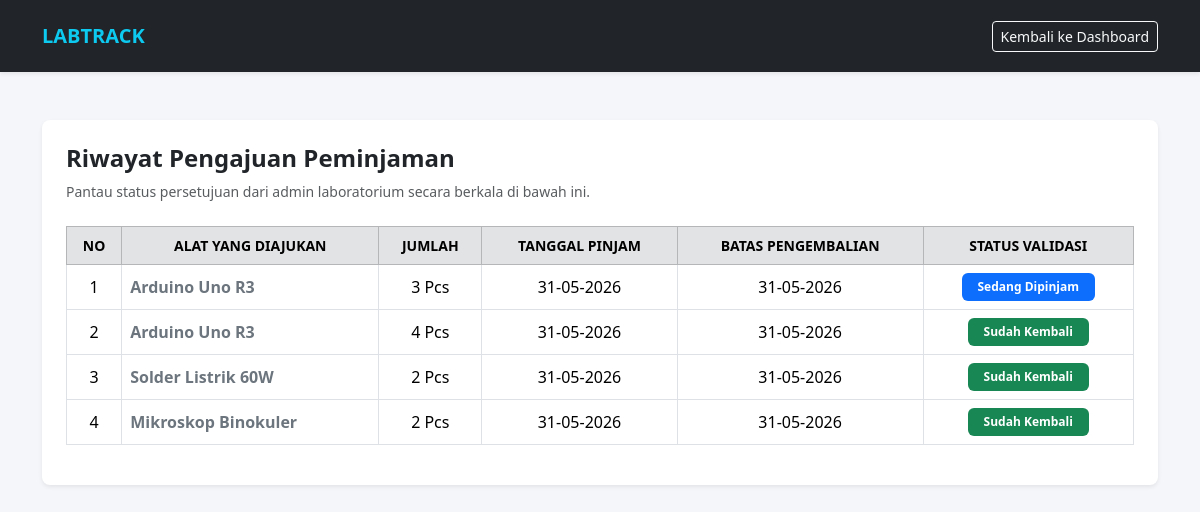
Before: /riwayat.php (signed in) with the older database file.
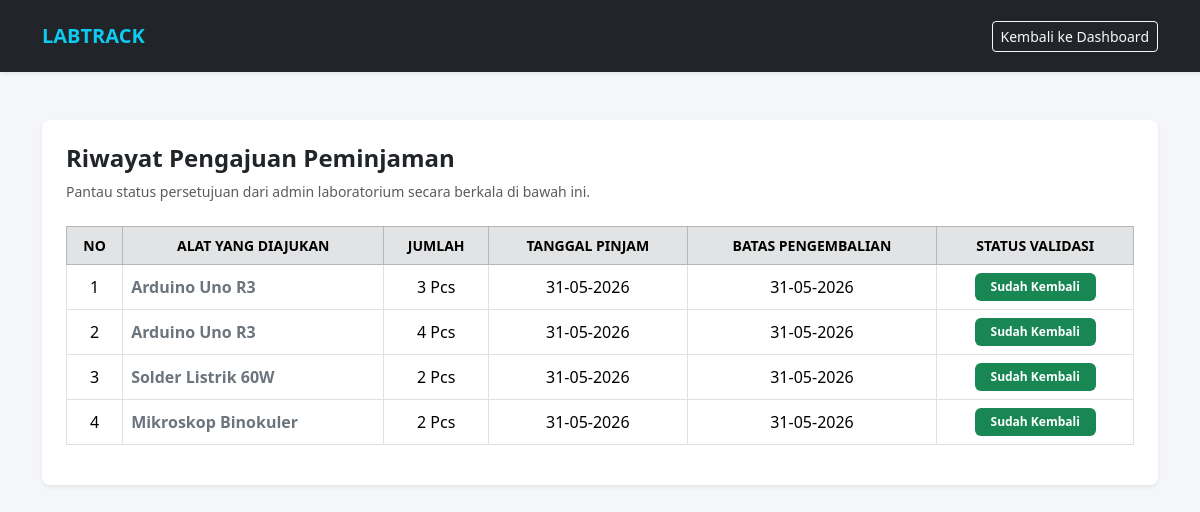
After: the same page with the newer database file.
### tables this page shows
CREATE TABLE `peminjaman` (
  `id_pinjam` int NOT NULL AUTO_INCREMENT,
  `id_user` int DEFAULT NULL,
  `id_alat` int DEFAULT NULL,
  `jumlah` int NOT NULL,
  `tgl_pinjam` date NOT NULL,
  `tgl_kembali` date NOT NULL,
  `status` enum('menunggu','dipinjam','kembali','terlambat') DEFAULT 'menunggu',
  PRIMARY KEY (`id_pinjam`),
  KEY `id_user` (`id_user`),
  KEY `id_alat` (`id_alat`),
  CONSTRAINT `peminjaman_ibfk_1` FOREIGN KEY (`id_user`) REFERENCES `users` (`id_user`),
  CONSTRAINT `peminjaman_ibfk_2` FOREIGN KEY (`id_alat`) REFERENCES `inventaris` (`id_alat`)
);

CREATE TABLE `inventaris` (
  `id_alat` int NOT NULL AUTO_INCREMENT,
  `nama_alat` varchar(100) NOT NULL,
  `stok` int NOT NULL,
  `deskripsi` text,
  PRIMARY KEY (`id_alat`)
);

### riwayat.php (the view, shortened to what this page needs)
<?php
include 'config/db.php';
$id_user = $_SESSION['id_user'];
$query_riwayat = "SELECT p.*, i.nama_alat FROM peminjaman p
                  JOIN inventaris i ON p.id_alat = i.id_alat
                  WHERE p.id_user = '$id_user'
                  ORDER BY p.id_pinjam DESC";
$riwayat = mysqli_query($conn, $query_riwayat);
?>
<!DOCTYPE html>
<html lang="id">
<head>
    <link href="https://cdn.jsdelivr.net/npm/bootstrap@5.3.3/dist/css/bootstrap.min.css" rel="stylesheet">
    <link href="assets/css/style.css" rel="stylesheet">
</head>
<body>
<nav class="navbar navbar-expand-lg navbar-dark bg-dark shadow-sm py-3">
    <div class="container">
        <a class="navbar-brand fw-bold text-info" href="dashboard.php">LABTRACK</a>
        <a href="dashboard.php" class="btn btn-sm btn-outline-light">Kembali ke Dashboard</a>
    </div>
</nav>
<div class="container my-5">
    <div class="card border-0 shadow-sm p-4 bg-white rounded-3">
        <h4 class="fw-bold text-dark mb-2">Riwayat Pengajuan Peminjaman</h4>
        <p class="text-muted small mb-4">Pantau status persetujuan dari admin laboratorium secara berkala di bawah ini.</p>
        <div class="table-responsive">
            <table class="table table-bordered align-middle text-center">
                <thead class="table-secondary small fw-bold text-uppercase">
                    <tr>
                        <th>No</th>
                        <th>Alat yang Diajukan</th>
                        <th>Jumlah</th>
                        <th>Tanggal Pinjam</th>
                        <th>Batas Pengembalian</th>
                        <th>Status Validasi</th>
                    </tr>
                </thead>
                <tbody>
                    <?php if(mysqli_num_rows($riwayat) > 0): ?>
                        <?php $no = 1; while($row = mysqli_fetch_assoc($riwayat)): ?>
                        <tr>
                            <td><?php echo $no++; ?></td>
                            <td class="text-start fw-bold text-secondary"><?php echo $row['nama_alat']; ?></td>
                            <td><?php echo $row['jumlah']; ?> Pcs</td>
                            <td><?php echo date('d-m-Y', strtotime($row['tgl_pinjam'])); ?></td>
                            <td><?php echo date('d-m-Y', strtotime($row['tgl_kembali'])); ?></td>
                            <td>
                                <?php
                                if($row['status'] == 'menunggu') {
                                    echo '<span class="badge bg-warning text-dark py-2 px-3 fw-semibold">Menunggu Admin</span>';
                                } elseif($row['status'] == 'dipinjam') {
                                    echo '<span class="badge bg-primary py-2 px-3 fw-semibold">Sedang Dipinjam</span>';
                                } elseif($row['status'] == 'kembali') {
                                    echo '<span class="badge bg-success py-2 px-3 fw-semibold">Sudah Kembali</span>';
                                } else {
                                    echo '<span class="badge bg-danger py-2 px-3 fw-semibold">Terlambat</span>';
                                }
                                ?>
                            </td>
                        </tr>
                        <?php endwhile; ?>
                    <?php else: ?>
                        <tr>
                            <td colspan="6" class="text-center py-4 text-muted">Kamu belum pernah membuat pengajuan peminjaman alat apa pun.</td>
                        </tr>
                    <?php endif; ?>
                </tbody>
            </table>
        </div>
    </div>
</div>
</body>
</html>

Changed rows visible on the page:
changed peminjaman (number 1 of 4 on the later page): status "Sedang Dipinjam" → "Sudah Kembali"
